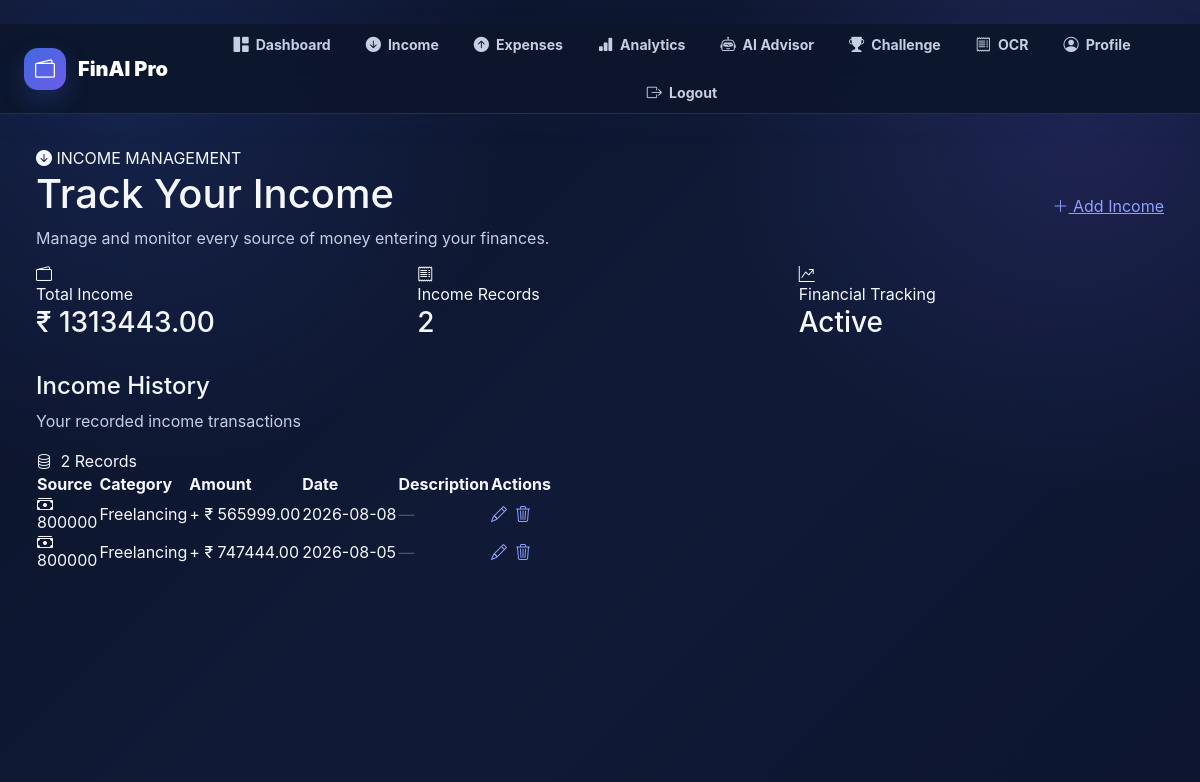
/income (signed in), run on the app's committed database.
### app/models/income.py (models this page shows)
class Income(Base):
    __tablename__ = "income"
    id = Column(
        Integer,
        primary_key=True,
        index=True
    )
    user_id = Column(
        Integer,
        ForeignKey("users.id"),
        nullable=False
    )
    source = Column(
        String(100),
        nullable=False
    )
    category = Column(
        String(50),
        nullable=False
    )
    amount = Column(
        Float,
        nullable=False
    )
    description = Column(
        String(255)
    )
    income_date = Column(
        Date,
        nullable=False
    )
    created_at = Column(
        DateTime,
        default=datetime.utcnow
    )
    updated_at = Column(
        DateTime,
        default=datetime.utcnow,
        onupdate=datetime.utcnow
    )
    user = relationship(
        "User",
        back_populates="incomes"
    )

### app/routers/income.py (the view)
@router.get(
    "/income",
    response_class=HTMLResponse
)
async def income_page(
    request: Request,
    db: Session = Depends(get_db)
):
    user = current_user(request, db)
    if user is None:
        return RedirectResponse(
            "/login",
            status_code=303
        )
    income_list = get_all_income(
        db,
        user.id
    )
    return templates.TemplateResponse(
        "income.html",
        {
            "request": request,
            "user": user,
            "income_list": income_list
        }
    )

### app/templates/income.html (shortened to what this page needs)
﻿{% extends "base.html" %}
{% block content %}
<div class="income-page">
<div class="container-fluid">
    <div class="income-hero">
        <div class="d-flex justify-content-between align-items-center flex-wrap gap-4">
            <div>
                <div class="income-badge">
                    <i class="bi bi-arrow-down-circle-fill"></i>
                    INCOME MANAGEMENT
                </div>
                <h1 class="income-title">
                    Track Your
                    <span>Income</span>
                </h1>
                <p class="income-subtitle">
                    Manage and monitor every source of money entering your finances.
                </p>
            </div>
            <a
                href="/income/add"
                class="add-income-btn">
                <i class="bi bi-plus-lg"></i>
                Add Income
            </a>
        </div>
    </div>
    <div class="row g-3 mb-4">
        <div class="col-xl-4 col-md-6">
            <div class="income-stat">
                <div class="income-stat-icon">
                    <i class="bi bi-wallet2"></i>
                </div>
                <div class="income-stat-label">
                    Total Income
                </div>
                <h3 class="income-stat-value">
                    ₹ {{ "%.2f"|format(
                        income_list
                        |map(attribute="amount")
                        |sum
                    ) }}
                </h3>
            </div>
        </div>
        <div class="col-xl-4 col-md-6">
            <div class="income-stat">
                <div class="income-stat-icon">
                    <i class="bi bi-receipt"></i>
                </div>
                <div class="income-stat-label">
                    Income Records
                </div>
                <h3 class="income-stat-value">
                    {{ income_list|length }}
                </h3>
            </div>
        </div>
        <div class="col-xl-4 col-md-12">
            <div class="income-stat">
                <div class="income-stat-icon">
                    <i class="bi bi-graph-up-arrow"></i>
                </div>
                <div class="income-stat-label">
                    Financial Tracking
                </div>
                <h3 class="income-stat-value">
                    Active
                </h3>
            </div>
        </div>
    </div>
    <div class="income-table-card">
        <div class="income-table-header">
            <div>
                <h4 class="income-table-title">
                    Income History
                </h4>
                <p class="income-table-subtitle">
                    Your recorded income transactions
                </p>
            </div>
            <span class="category-pill">
                <i class="bi bi-database me-1"></i>
                {{ income_list|length }} Records
            </span>
        </div>
        {% if income_list %}
        <div class="table-responsive">
            <table class="income-table">
                <thead>
                    <tr>
                        <th>
                            Source
                        </th>
                        <th>
                            Category
                        </th>
                        <th>
                            Amount
                        </th>
                        <th>
                            Date
                        </th>
                        <th>
                            Description
                        </th>
                        <th>
                            Actions
                        </th>
                    </tr>
                </thead>
                <tbody>
                    {% for income in income_list %}
                    <tr class="income-row">
                        <td>
                            <div class="source-cell">
                                <div class="source-icon">
                                    <i class="bi bi-cash-stack"></i>
                                </div>
                                <span class="source-name">
                                    {{ income.source }}
                                </span>
                            </div>
                        </td>
                        <td>
                            <span class="category-pill">
                                {{ income.category }}
                            </span>
                        </td>
                        <td class="income-amount">
                            + ₹ {{ "%.2f"|format(income.amount) }}
                        </td>
                        <td>
                            {{ income.income_date }}
                        </td>
                        <td>
                            {% if income.description %}
                                {{ income.description }}
                            {% else %}
                                <span
                                    style="
                                    color:rgba(255,255,255,.25);
                                    "
                                >
                                    —
                                </span>
                            {% endif %}
                        </td>
                        <td>
                            <div class="d-flex gap-2">
                                <a
                                    href="/income/edit/{{ income.id }}"
                                    class="action-btn"
                                    title="Edit">
                                    <i class="bi bi-pencil"></i>
                                </a>
                                <a
                                    href="/income/delete/{{ income.id }}"
                                    class="action-btn delete-btn"
                                    title="Delete"
                                    onclick="
                                    return confirm(
                                    'Are you sure you want to delete this income record?'
                                    );
                                    ">
                                    <i class="bi bi-trash3"></i>
                                </a>
                            </div>
                        </td>
                    </tr>
                    {% endfor %}
                </tbody>
            </table>
        </div>
        {% endif %}
    </div>
</div>
</div>
{% endblock %}

### app/templates/base.html (shortened to what this page needs)
﻿<!DOCTYPE html>
<html lang="en">
<head>
    <link
        href="https://cdn.jsdelivr.net/npm/bootstrap@5.3.3/dist/css/bootstrap.min.css"
        rel="stylesheet"
    >
    <link
        href="https://cdn.jsdelivr.net/npm/bootstrap-icons@1.11.3/font/bootstrap-icons.css"
        rel="stylesheet"
    >
</head>
<body>
    <div class="finai-background-orb finai-orb-one"></div>
    <div class="finai-background-orb finai-orb-two"></div>
    <nav class="finai-navbar">
        <div class="container-fluid px-4">
            <div class="finai-navbar-inner">
                <a
                    href="/dashboard"
                    class="finai-logo"
                >
                    <div class="finai-logo-icon">
                        <i class="bi bi-wallet2"></i>
                    </div>
                    <span>
                        FinAI Pro
                    </span>
                </a>
                <div class="finai-nav">
                    <a
                        href="/dashboard"
                        class="finai-nav-link"
                    >
                        <i class="bi bi-grid-1x2-fill"></i>
                        <span>
                            Dashboard
                        </span>
                    </a>
                    <a
                        href="/income"
                        class="finai-nav-link"
                    >
                        <i class="bi bi-arrow-down-circle-fill"></i>
                        <span>
                            Income
                        </span>
                    </a>
                    <a
                        href="/expense"
                        class="finai-nav-link"
                    >
                        <i class="bi bi-arrow-up-circle-fill"></i>
                        <span>
                            Expenses
                        </span>
                    </a>
                    <a
                        href="/analytics"
                        class="finai-nav-link"
                    >
                        <i class="bi bi-bar-chart-fill"></i>
                        <span>
                            Analytics
                        </span>
                    </a>
                    <a
                        href="/ai-advisor"
                        class="finai-nav-link ai-link"
                    >
                        <i class="bi bi-robot"></i>
                        <span>
                            AI Advisor
                        </span>
                    </a><a
                        href="/ai-challenge"
                        class="finai-nav-link ai-link"
                    >
                        <i class="bi bi-trophy-fill"></i>
                        <span>
                            Challenge
                        </span>
                    </a>
                    <a
                        href="/ocr"
                        class="finai-nav-link"
                    >
                        <i class="bi bi-receipt"></i>
                        <span>
                            OCR
                        </span>
                    </a>
                    <a
                        href="/profile"
                        class="finai-nav-link"
                    >
                        <i class="bi bi-person-circle"></i>
                        <span>
                            Profile
                        </span>
                    </a>
                    <a
                        href="/logout"
                        class="finai-nav-link logout"
                    >
                        <i class="bi bi-box-arrow-right"></i>
                        <span>
                            Logout
                        </span>
                    </a>
                </div>
            </div>
        </div>
    </nav>
    <main class="finai-main">
        <div class="container-fluid px-4">
            {% block content %}
            {% endblock %}
        </div>
    </main>
</body>
</html>

### app/templates/base.html (style rules this page uses)
:root { --finai-primary: #4169E1; --finai-primary-dark: #2948B8; --finai-primary-light: #E8EEFF; --finai-purple: #6D5CE7; --finai-bg: #F4F7FF; --finai-bg-soft: #EEF3FF; --finai-card: rgba(255, 255, 255, 0.82); --finai-card-solid: #FFFFFF; --finai-text: #111827; --finai-text-soft: #475569; --finai-text-muted: #64748B; --finai-border: rgba(65, 105, 225, 0.12); --finai-success: #16865B; --finai-danger: #C24156; --finai-shadow: 0 18px 45px rgba(35, 58, 120, 0.10); --finai-shadow-hover: 0 25px 60px rgba(35, 58, 120, 0.16); }
body { margin: 0; min-height: 100vh; background: radial-gradient( circle at 10% 10%, rgba(65, 105, 225, 0.13), transparent 30% ), radial-gradient( circle at 90% 15%, rgba(109, 92, 231, 0.10), transparent 28% ), linear-gradient( 135deg, #F8FAFF 0%, #F1F5FF 50%, #EEF3FF 100% ); color: var(--finai-text); font-family: Inter, system-ui, -apple-system, BlinkMacSystemFont, "Segoe UI", sans-serif; }
.finai-navbar { position: sticky; top: 0; z-index: 1000; background: rgba(255, 255, 255, 0.78); backdrop-filter: blur(22px); -webkit-backdrop-filter: blur(22px); border-bottom: 1px solid var(--finai-border); box-shadow: 0 8px 30px rgba(35, 58, 120, 0.07); }
.finai-navbar-inner { min-height: 76px; display: flex; align-items: center; justify-content: space-between; gap: 20px; }
.finai-logo { display: flex; align-items: center; gap: 12px; text-decoration: none; color: var(--finai-text); font-size: 1.25rem; font-weight: 900; white-space: nowrap; }
.finai-logo-icon { width: 42px; height: 42px; display: flex; align-items: center; justify-content: center; border-radius: 14px; color: white; background: linear-gradient( 135deg, #4169E1, #6D5CE7 ); box-shadow: 0 10px 24px rgba(65, 105, 225, 0.25); }
.finai-nav { display: flex; align-items: center; justify-content: center; gap: 7px; flex-wrap: wrap; }
.finai-nav-link { display: inline-flex; align-items: center; gap: 7px; padding: 9px 13px; border-radius: 13px; text-decoration: none; color: var(--finai-text-soft); font-size: 0.88rem; font-weight: 700; border: 1px solid transparent; transition: all 0.28s ease; }
.finai-nav-link i { font-size: 0.95rem; }
.finai-nav-link.logout { color: #C24156; }
.finai-main { min-height: calc(100vh - 76px); padding-top: 32px; padding-bottom: 50px; animation: finaiPageEnter 0.55s ease; }
h1, h2, h3, h4, h5, h6 { color: var(--finai-text); }
p { color: var(--finai-text-soft); }
.finai-background-orb { position: fixed; width: 280px; height: 280px; border-radius: 50%; pointer-events: none; z-index: -1; filter: blur(80px); opacity: 0.28; }
.finai-orb-one { top: 10%; left: -100px; background: #6D8FEA; }
.finai-orb-two { right: -100px; bottom: 10%; background: #A68BFF; }
html { background: #0b1228 !important; }
body { background: radial-gradient(circle at 10% 10%, rgba(65,105,225,.18), transparent 30%), radial-gradient(circle at 90% 15%, rgba(109,92,231,.16), transparent 28%), linear-gradient(135deg,#0b1228 0%,#101a36 50%,#0d1530 100%) !important; color: #f4f7ff !important; }
.finai-navbar { background: rgba(13,22,45,.97) !important; border-bottom: 1px solid rgba(150,165,220,.18) !important; }
.finai-navbar-inner { background: transparent !important; }
.finai-logo, .finai-logo span { color: #ffffff !important; }
.finai-nav-link { color: #c5cee3 !important; }
.finai-main { background: transparent !important; color: #f4f7ff !important; }
h1,h2,h3,h4,h5,h6, .card-title { color: #f4f7ff !important; }
p { color: #c5cee3 !important; }
a { color: #8fa0ff; }

### data on the page
Income: source "800000", category "Freelancing", amount "565999.00", income_date "2026-08-08"
Income: source "800000", category "Freelancing", amount "747444.00", income_date "2026-08-05"

### other printed values
{{ income_list|length }} "2"
